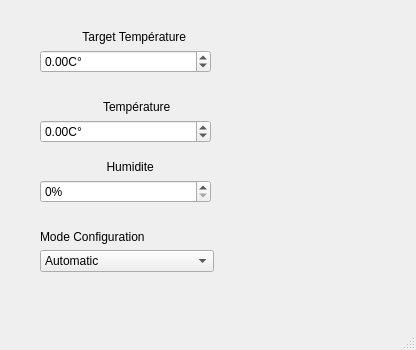
<?xml version="1.0" encoding="UTF-8"?>
<ui version="4.0">
 <class>Fakethermostat</class>
 <widget class="QMainWindow" name="Fakethermostat">
  <property name="geometry">
   <rect>
    <x>0</x>
    <y>0</y>
    <width>416</width>
    <height>350</height>
   </rect>
  </property>
  <property name="windowTitle">
   <string>MainWindow</string>
  </property>
  <widget class="QWidget" name="centralwidget">
   <widget class="QWidget" name="formLayoutWidget">
    <property name="geometry">
     <rect>
      <x>40</x>
      <y>30</y>
      <width>171</width>
      <height>44</height>
     </rect>
    </property>
    <layout class="QFormLayout" name="formLayout">
     <item row="1" column="0" colspan="2">
      <widget class="QDoubleSpinBox" name="targetTempRatureDoubleSpinBox">
       <property name="suffix">
        <string>C°</string>
       </property>
       <property name="minimum">
        <double>-25.000000000000000</double>
       </property>
       <property name="maximum">
        <double>40.000000000000000</double>
       </property>
      </widget>
     </item>
     <item row="0" column="1">
      <widget class="QLabel" name="targetTempRatureLabel">
       <property name="text">
        <string>           Target Température</string>
       </property>
      </widget>
     </item>
    </layout>
   </widget>
   <widget class="QWidget" name="formLayoutWidget_2">
    <property name="geometry">
     <rect>
      <x>40</x>
      <y>100</y>
      <width>171</width>
      <height>50</height>
     </rect>
    </property>
    <layout class="QFormLayout" name="formLayout_2">
     <item row="2" column="0" colspan="2">
      <widget class="QDoubleSpinBox" name="tempRatureDoubleSpinBox">
       <property name="suffix">
        <string>C°</string>
       </property>
       <property name="minimum">
        <double>-25.000000000000000</double>
       </property>
       <property name="maximum">
        <double>40.000000000000000</double>
       </property>
      </widget>
     </item>
     <item row="1" column="0">
      <widget class="QLabel" name="tempRatureLabel">
       <property name="text">
        <string>                   Température</string>
       </property>
      </widget>
     </item>
    </layout>
   </widget>
   <widget class="QWidget" name="formLayoutWidget_3">
    <property name="geometry">
     <rect>
      <x>40</x>
      <y>160</y>
      <width>171</width>
      <height>44</height>
     </rect>
    </property>
    <layout class="QFormLayout" name="formLayout_3">
     <item row="1" column="0" colspan="2">
      <widget class="QSpinBox" name="humiditeSpinBox">
       <property name="suffix">
        <string>%</string>
       </property>
       <property name="prefix">
        <string/>
       </property>
      </widget>
     </item>
     <item row="0" column="0" colspan="2">
      <widget class="QLabel" name="humiditeLabel">
       <property name="text">
        <string>                    Humidite</string>
       </property>
      </widget>
     </item>
    </layout>
   </widget>
   <widget class="QWidget" name="formLayoutWidget_4">
    <property name="geometry">
     <rect>
      <x>40</x>
      <y>230</y>
      <width>174</width>
      <height>43</height>
     </rect>
    </property>
    <layout class="QFormLayout" name="formLayout_4">
     <item row="0" column="0">
      <widget class="QLabel" name="modeConfigurationLabel">
       <property name="text">
        <string>Mode Configuration</string>
       </property>
      </widget>
     </item>
     <item row="1" column="0" colspan="2">
      <widget class="QComboBox" name="modeConfigurationComboBox">
       <property name="enabled">
        <bool>true</bool>
       </property>
       <item>
        <property name="text">
         <string>Automatic</string>
        </property>
       </item>
       <item>
        <property name="text">
         <string>Manual</string>
        </property>
       </item>
      </widget>
     </item>
    </layout>
   </widget>
  </widget>
  <widget class="QMenuBar" name="menubar">
   <property name="geometry">
    <rect>
     <x>0</x>
     <y>0</y>
     <width>416</width>
     <height>20</height>
    </rect>
   </property>
  </widget>
  <widget class="QStatusBar" name="statusbar"/>
 </widget>
 <resources/>
 <connections/>
</ui>
